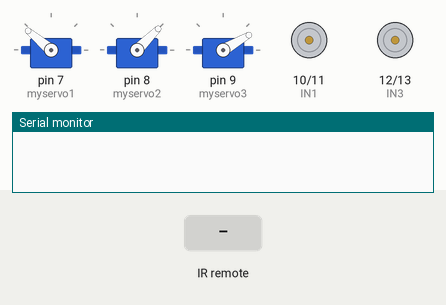
Recording of a sketch running on a simulated Arduino Uno, built with avr-gcc and run on an emulated ATmega328P. Shown: 3 × servo, motor-driver pin pairs drawn as motors (green arrow = first pin HIGH = forward, orange = second pin HIGH = backward, longer = more drive, scaled by the enable pin), the last lines printed to the serial monitor. The inputs (shaded band) are chosen by the test bench.

Above: at 1.2 s.
1.3 s: infrared code 0x962814CA received
At 1.9 s:
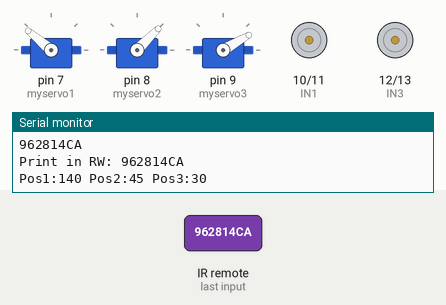
2.8 s: infrared code 0x5990708A received
At 3.4 s:
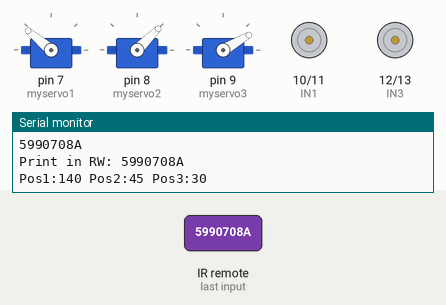
4.3 s: infrared code 0xB012615A received
At 4.9 s:
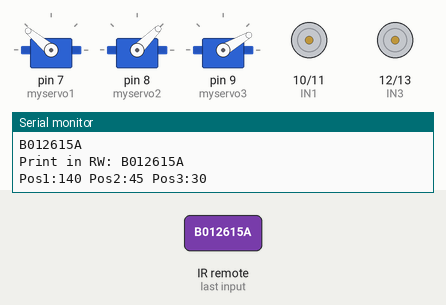
5.8 s: infrared code 0xB2CC429A received
At 6.5 s:
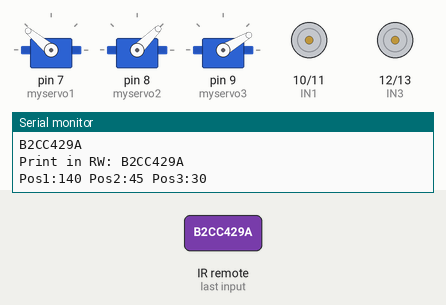
Timing chart, 0 to 8.3 s (numbered marks = the images above; inputs shaded):
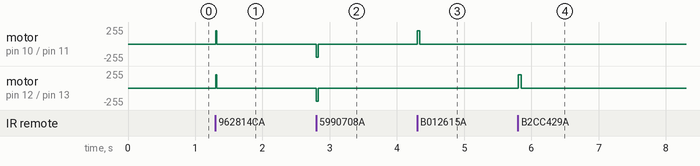

The sketch:

IR_10_Rc_Arm.ino
```cpp
#include <IRremote.h>
#define Forward 0x962814CA
#define Backward 0x5990708A
#define Right 0xB012615A
#define Left 0xB2CC429A
#define SW7 0x7A6E10BA
#define SW8 0x97123E8A
#define SW6 0x1C22DE05
#define SW5 0x8D2A4BAF
#include <Servo.h>
Servo myservo1;
Servo myservo2;
Servo myservo3;

int IN1 = 10; //2;
int IN2 = 11; //3;
int IN3 = 12; //4;
int IN4 = 13; //5;
int enA = 5; // 6; // 10;
int enB = 6; // 11; // 9;

int pos1 = 140;
int pos2 = 45;
int pos3 = 30;

int dir = 5;
int countOn = 10;


int receiver = 4; // 6;
//uint32_t Previous;
IRrecv irrecv(receiver);
decode_results result;

void setup() {
pinMode(IN1,OUTPUT);   //left motors forward
pinMode(IN2,OUTPUT);   //left motors reverse
pinMode(IN3,OUTPUT);   //right motors forward
pinMode(IN4,OUTPUT);   //right motors reverse
pinMode(enA,OUTPUT);
pinMode(enB,OUTPUT);
myservo1.attach(7); // 8
myservo2.attach(8);
myservo3.attach(9);
myservo1.write(pos1);
myservo2.write(pos2);
myservo3.write(pos3);
Serial.begin(9600);
irrecv.enableIRIn();

}

void RunWheels(long aValue)
{
     Serial.print("Print in RW: ");
     Serial.println(aValue, HEX);

  bool isWheelCode = true;

  if(aValue==Forward){
  digitalWrite(IN3,HIGH);
  digitalWrite(IN1,HIGH);
  digitalWrite(IN2,LOW);
  digitalWrite(IN4,LOW);
  analogWrite(enA,200);
  analogWrite(enB,200);
  }

  else if(aValue==Backward){
  digitalWrite(IN2,HIGH);
  digitalWrite(IN4,HIGH);
  digitalWrite(IN1,LOW);
  digitalWrite(IN3,LOW);
  analogWrite(enA,200);
  analogWrite(enB,200);

  }

  else if(aValue==Right){
  digitalWrite(IN1,HIGH);
  digitalWrite(IN2,LOW);
  digitalWrite(IN3,LOW);
  digitalWrite(IN4,LOW);
  analogWrite(enA,200);
  }

  else if(aValue==Left){
  digitalWrite(IN3,HIGH);
  digitalWrite(IN1,LOW);
  digitalWrite(IN2,LOW);
  digitalWrite(IN4,LOW);
  analogWrite(enB,200);
  }

  if (isWheelCode == true)
  {
     countOn = countOn + 10;
     delay(countOn);
  }
   else
  {
    isWheelCode = false;
    countOn = 10;
  }
}

bool Arm(long aValue){

  bool isArmCode = true;

  Serial.println( (String)"Pos1:" + pos1 + " Pos2:" + pos2 + " Pos3:" + pos3);

  if ((pos1 > 170) || (pos2 > 170) || (pos3 > 170))
    dir = -5;

  if ((pos1 < 10 ) || (pos2 < 10) || (pos3 < 10))
    dir = 5;

  if(aValue == SW5){
   pos1 = pos1 + dir;
   myservo1.write(pos1);
   Serial.println(pos1);
  }

  else if(aValue == SW6){
   pos2 = pos2 + dir;
   myservo2.write(pos2);
   Serial.println(pos2);

  }

  else if(aValue == SW8){
   pos3 = pos3 + dir ;
   myservo3.write(pos3);
   Serial.println(pos3);
  }

  else if(aValue == SW7){
    if (dir > 0)
      dir = -5;
    else
      dir = 5;

    delay(1000);
  }
  else
    isArmCode = false;

  return isArmCode;

}
void loop() {
  // put your main code here, to run repeatedly:
  if (irrecv.decode(&result)){
   Serial.println(result.value,HEX);
   RunWheels(result.value);
   Arm(result.value);
   // delay(800);
   irrecv.resume();
  }
  else
  {
   // Serial.println("General else ");

    digitalWrite(IN1,LOW);
    digitalWrite(IN2,LOW);
    digitalWrite(IN3,LOW);
    digitalWrite(IN4,LOW);
  }
}
```

Measured:
- after the input at 1.3 s, motor on pin 10 (IN1) / pin 11 (IN2), motor on pin 12 (IN3) / pin 13 (IN4): stopped → forward 200/255 at once, → stopped 0.02 s later
- after the input at 2.8 s, motor on pin 10 (IN1) / pin 11 (IN2), motor on pin 12 (IN3) / pin 13 (IN4): stopped → backward 200/255 at once, → stopped 0.03 s later
- after the input at 4.3 s, motor on pin 10 (IN1) / pin 11 (IN2): stopped → forward 200/255 at once, → stopped 0.04 s later
- after the input at 5.8 s, motor on pin 12 (IN3) / pin 13 (IN4): stopped → forward 200/255 at once, → stopped 0.05 s later
